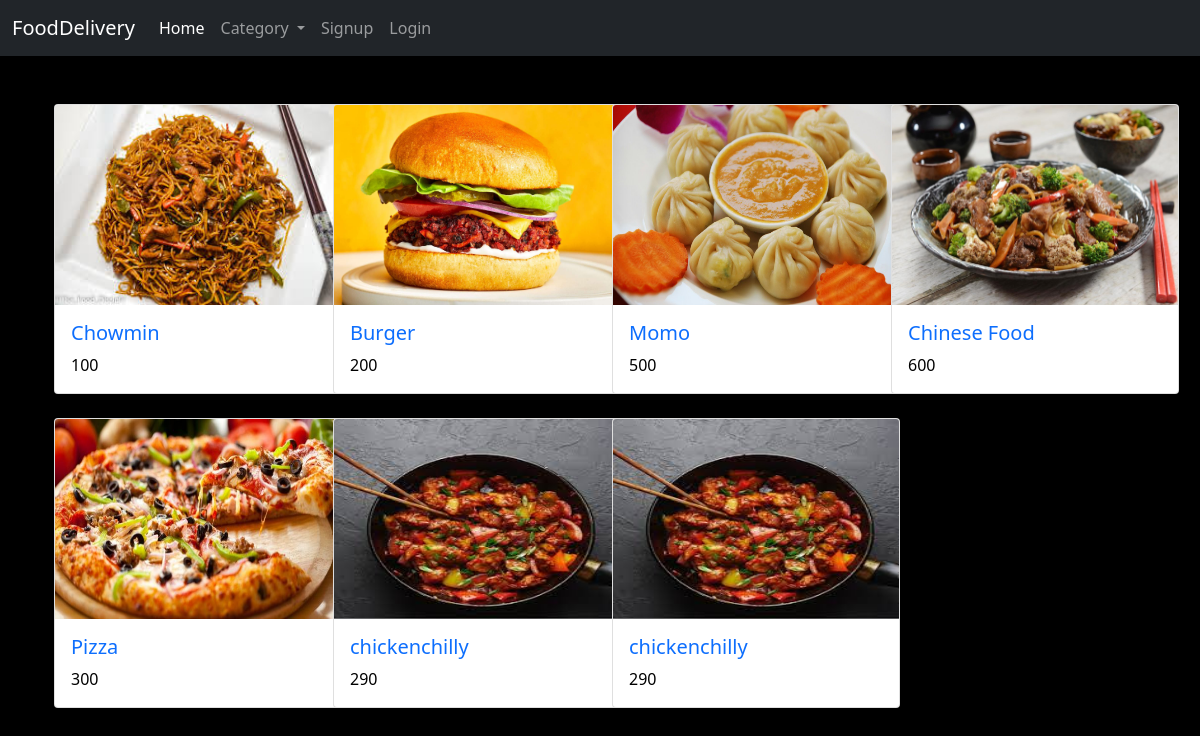
The page / on the database its author committed.
### foodapp/models.py (models this page shows, shortened)
class Food(models.Model):
    name= models.CharField(max_length=50)
    description= models.CharField(max_length=200)
    price= models.IntegerField(default=0)
    category= models.ForeignKey(Category, on_delete=models.CASCADE,default=1)
    image= models.ImageField(upload_to='uploads/foods/')

### foodapp/views.py (the view)
# urls.py: path('', indexView, name="indexView"),
def indexView(request):
    categories= Category.objects.all();
    categoryId= request.GET.get('category');
    if categoryId:
        foods= Food.objects.filter(category=categoryId)
    else:
        foods= Food.objects.all();
    return render(request,'index.html',{'foods':foods,'categories':categories})

### foodapp/templates/index.html (shortened to what this page needs)
      {% extends 'base.html' %}
       {% block content %}
         <div class="container my-5">
            <div class="row mx-auto" id="products">
                    {% for food in foods %}
                    <div class="col-sm-3">
                      <div class="card mb-4 mx-auto" style="width: 18rem;">
                        <img src="{{food.image.url}}" height="200px" width="200px" class="card-img-top" >
                        <div class="card-body" style="color:black;">
                          <h5 class="card-title"><a href="{% url 'foodDetail' food.id %}" style="text-decoration:none;">{{food.name}}</a></h5>
                          <p class="card-text">{{food.price}}</p>
                        </div>
                      </div>
                    </div>
                    {% endfor %}
            </div>
         </div>
      {% endblock %}

### rows shown on the page
Food: image (picture), name "Chowmin", price "100"
Food: image (picture), name "Burger", price "200"
Food: image (picture), name "Momo", price "500"
Food: image (picture), name "Chinese Food", price "600"
Food: image (picture), name "Pizza", price "300"
Food: image (picture), name "chickenchilly", price "290"
Food: image (picture), name "chickenchilly", price "290"
